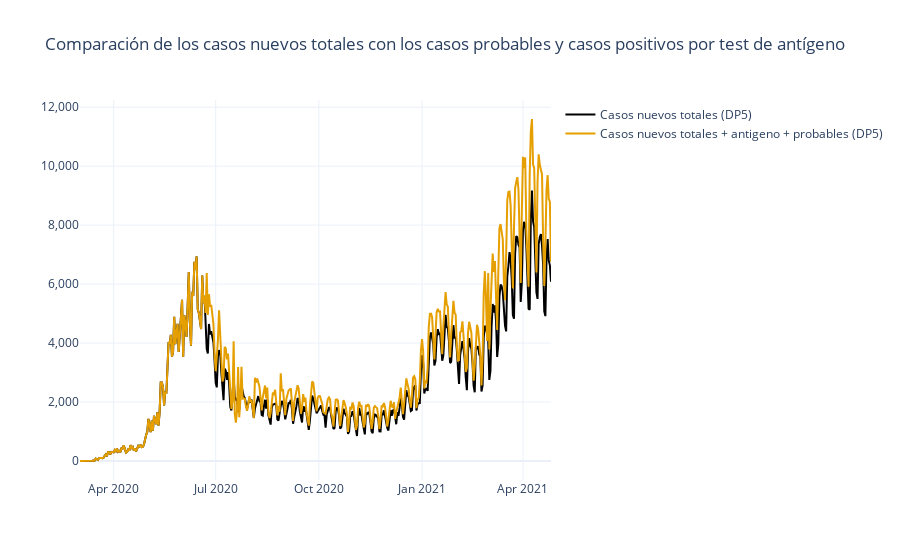

The notebook cell this image was saved under:
### Code cell
fig = go.Figure()
Wong = ['#000000', '#E69F00', '#56B4E9',
        '#009E73', '#F0E442', '#0072B2',
        '#D55E00', '#CC79A7']


fig.add_trace(
    go.Scatter(x=casos.index,
               y=casos['Casos nuevos totales'],
               mode='lines',
               name='Casos nuevos totales (DP5)',
               line_color=Wong[0]
              )
)
fig.add_trace(
    go.Scatter(x=casos.index,
               y=casos['Casos nuevos totales + antigeno + probables'],
               mode='lines',
               name='Casos nuevos totales + antigeno + probables (DP5)',
               line_color=Wong[1]
              )
)
fig.update_layout(hovermode='x')
fig.update_layout(template='plotly_white',
                  title='Comparación de los casos nuevos totales con los casos probables y casos positivos por test de antígeno')
fig.update_layout(yaxis_tickformat = ',')

### Figure 1 — Plotly figure (JSON) as saved in the notebook; plotly's stock layout.template omitted (floating-point values rounded to 4 significant figures; data arrays with more than 128 entries replaced by an {"elided": "..."} marker saying what was removed)
{"data": [{"line": {"color": "#000000"}, "mode": "lines", "name": "Casos nuevos totales (DP5)", "type": "scatter", "x": {"elided": "421 str values"}, "y": {"elided": "421 int values"}}, {"line": {"color": "#E69F00"}, "mode": "lines", "name": "Casos nuevos totales + antigeno + probables (DP5)", "type": "scatter", "x": {"elided": "421 str values"}, "y": {"elided": "421 int values"}}], "layout": {"autosize": true, "hovermode": "x", "title": {"text": "Comparación de los casos nuevos totales con los casos probables y casos positivos por test de antígeno"}, "xaxis": {"autorange": true, "range": ["2020-03-02", "2021-04-26"], "type": "date"}, "yaxis": {"autorange": true, "range": [-644.4, 12240.0], "tickformat": ",", "type": "linear"}}}
